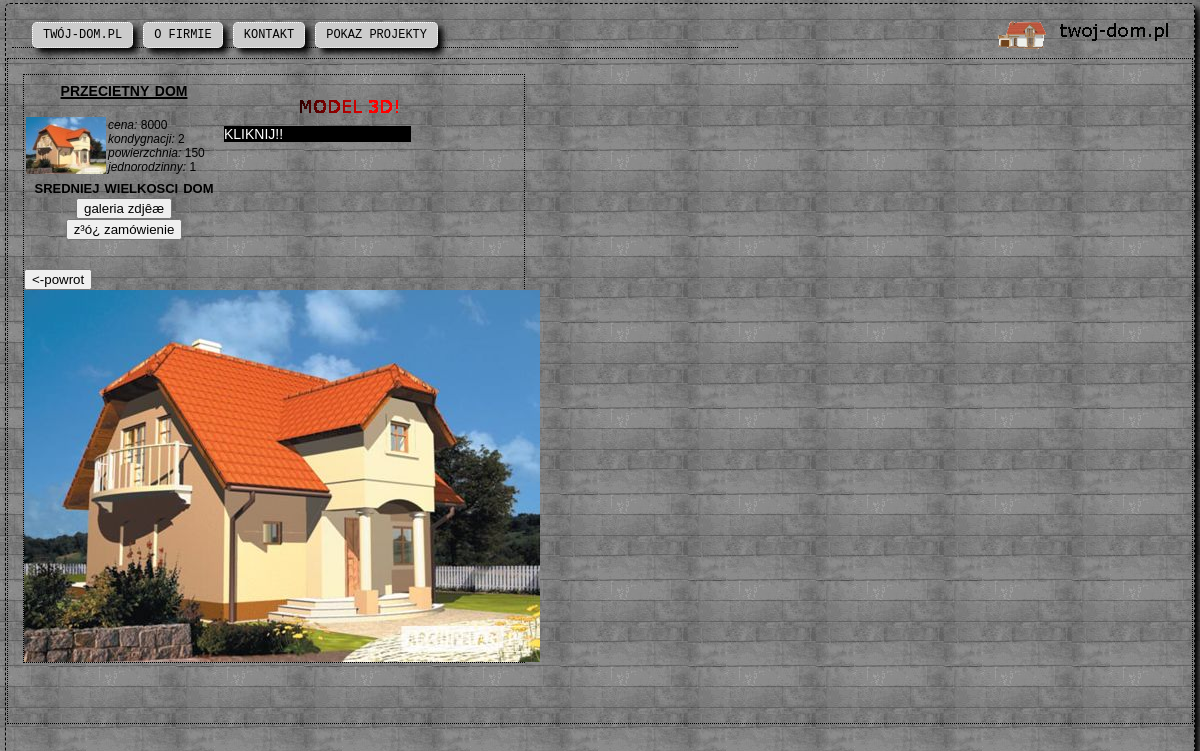
Page /document/dom.php?Id_Dom=4 on the committed database.
### tables this page shows
CREATE TABLE IF NOT EXISTS `dom` (
  `Id_Dom` int(11) NOT NULL AUTO_INCREMENT,
  `Nazwa` varchar(255) NOT NULL,
  `Cena` int(11) DEFAULT NULL,
  `Jednorodzinny` tinyint(1) NOT NULL,
  `Kondygnacji` int(11) NOT NULL,
  `Powierzchnia` int(11) NOT NULL,
  `Opis` mediumtext,
  PRIMARY KEY (`Id_Dom`)
);

### document/dom.php (the view, shortened to what this page needs)
<html>
<head>
<link rel="stylesheet" type="text/css" href="style.css" />
</head>
<?php
function showData(){
$query="SELECT * FROM `Dom` WHERE Id_Dom=".$_GET['Id_Dom'];
    $result = mysql_query($query)
        or die('Error (query)');
    if (mysql_num_rows($result) > 0) {
        while ($r = mysql_fetch_object($result)) {
		echo "<table>";
		echo "<th colspan=2> <h1> $r->Nazwa</h1> </th>";
            echo "<tr>";
            echo "<td><img src='../model/$r->Id_Dom/preview.jpg' </td>";
			echo "<td><i>cena: </i> $r->Cena <br><i>kondygnacji: </i>$r->Kondygnacji   <i>powierzchnia: </i>$r->Powierzchnia<br><i>jednorodzinny: </i>$r->Jednorodzinny</td>";
            echo "</tr>";
			echo "<th colspan=2><h2>$r->Opis";
			?>
			<br/>
			<input type="button" value="galeria zdjêæ" onclick="window.location='/twojdom/document/galeria.php?Id_Dom=<?php echo $_GET['Id_Dom'] ?>'">
			<input type="button" value="z³ó¿ zamówienie" onclick="window.location='/twojdom/document/zamowienie.php?Id_Dom=<?php echo $_GET['Id_Dom'] ?>'">
			<?php
			echo "</th></table>";
        }
    }
	}
?>
<?php include 'header.php'; ?>
<body onload="webGLStart();">
<div id="description">
<div id="vieww">
<?php
if(file_exists("../model/".$_GET['Id_Dom']."/wall.js")){
$id=$_GET['Id_Dom'];
echo "<a href='projekt.php?Id_Dom=$id'> KLIKNIJ!!";
echo "<img src='../image/3D.gif'>";
echo "</a>";
}
?>
</div>
	<?php
		showData();
	?>
<br/>
		<input type=button name=backButton value="<-powrot" onclick="javascript:history.back()">
<br/>
    <img src="../model/<?php echo $_GET['Id_Dom'] ?>/gallery/1.jpg">
	</div>
</body>
</html>
<?php include 'footer.php'; ?>

### style/style.css (style rules this page uses)
body { background: lightgray url("../image/backgroundWall.jpg") repeat right bottom; font: small-caps 16px Verdana, sans-serif; text-align: justify; font-size: 12px; color: black; }
h1 { font: bold small-caps 20px Verdana, sans-serif; text-decoration: underline; }
h2 { font: bold small-caps 18px Verdana, sans-serif; }
body { font-family: Monospace; background-color: #000000; margin: 0px; overflow: hidden; }
#description { font: small-caps 10px Verdana, sans-serif; float: left; border-style: dotted; border-width: 1px; border-color: black; padding: 0px; margin: 0px; width: 500px; }
#description td { padding: 0px; border:1px; color: black; font-size:12px; }
#vieww { float: right; width: 300px; height: 50px; }
#vieww a { background:black; color:white; font-size: 14px; text-decoration: none; }

### rows in the picture
dom: Nazwa "przecietny dom", Cena "8000", Kondygnacji "2", Powierzchnia "150", Jednorodzinny "1", Opis "sredniej wielkosci dom"
